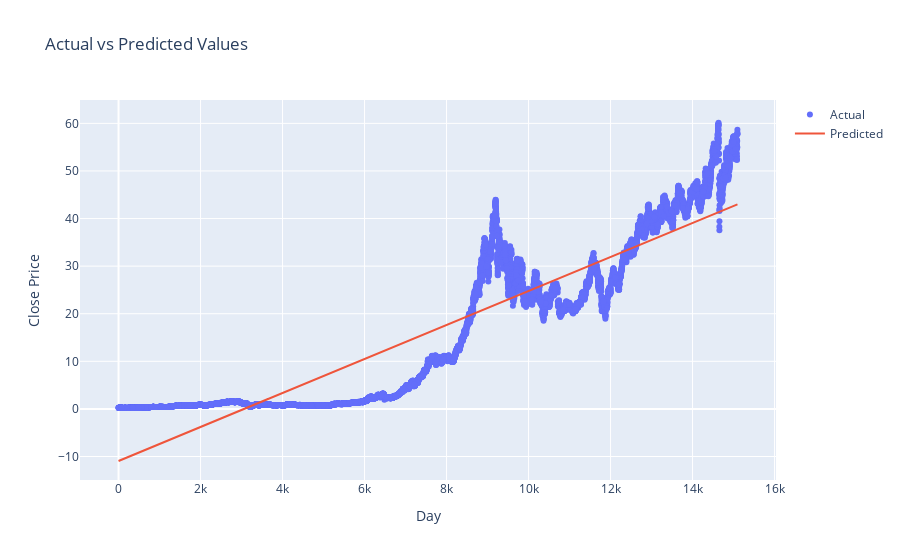

The notebook cell saved with this chart:
### Code cell
# Plot predicted values
trace0 = go.Scatter(
    x=X_train.T[0],
    y=y_train,
    mode='markers',
    name='Actual')

# Predicted values using the trained model
y_pred_train = linear_reg.predict(X_train)

trace1 = go.Scatter(
    x=X_train.T[0],
    y=y_pred_train,
    mode='lines',
    name='Predicted')

df_data = [trace0, trace1]
layout = go.Layout(
    title='Actual vs Predicted Values',
    xaxis=dict(title='Day'),
    yaxis=dict(title='Close Price')
)
plot2 = go.Figure(data=df_data, layout=layout)

# Display the Plotly chart in Jupyter Notebook
plot2.show()

### Figure 1 — Plotly figure (JSON) as saved in the notebook; plotly's stock layout.template omitted (floating-point values rounded to 4 significant figures; data arrays with more than 128 entries replaced by an {"elided": "..."} marker saying what was removed)
{"data": [{"mode": "markers", "name": "Actual", "type": "scatter", "x": {"elided": "12076 int values"}, "y": {"elided": "12076 float values"}}, {"mode": "lines", "name": "Predicted", "type": "scatter", "x": {"elided": "12076 int values"}, "y": {"elided": "12076 float values"}}], "layout": {"title": {"text": "Actual vs Predicted Values"}, "xaxis": {"title": {"text": "Day"}}, "yaxis": {"title": {"text": "Close Price"}}}}
